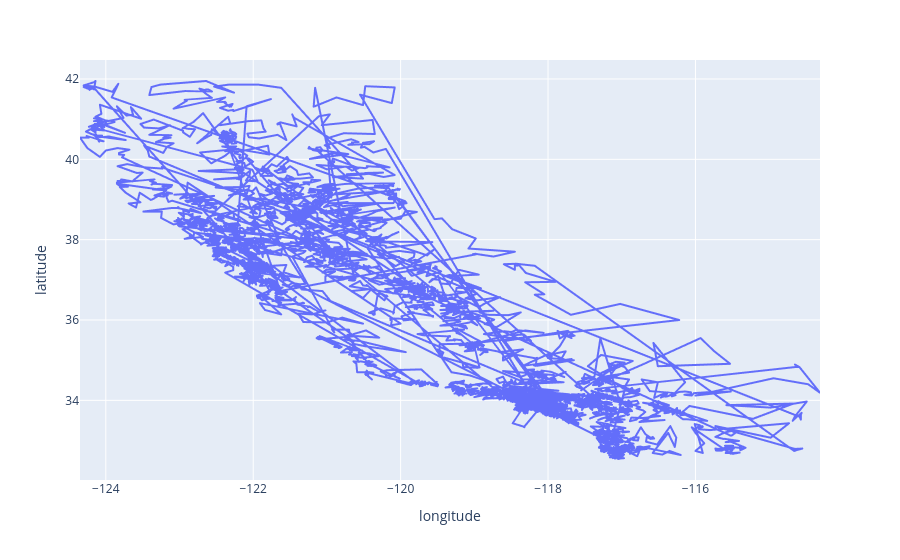

Notebook source saved alongside this figure:
### Code cell
px.line(data_frame = data , x = "longitude" , y = "latitude")

### Figure 1 — Plotly figure (JSON) as saved in the notebook; plotly's stock layout.template omitted (floating-point values rounded to 4 significant figures; data arrays with more than 128 entries replaced by an {"elided": "..."} marker saying what was removed)
{"data": [{"hovertemplate": "longitude=%{x}<br>latitude=%{y}<extra></extra>", "legendgroup": "", "line": {"color": "#636efa", "dash": "solid"}, "marker": {"symbol": "circle"}, "mode": "lines", "name": "", "showlegend": false, "type": "scattergl", "x": {"elided": "20640 float values"}, "xaxis": "x", "y": {"elided": "20640 float values"}, "yaxis": "y"}], "layout": {"legend": {"tracegroupgap": 0}, "margin": {"t": 60}, "xaxis": {"anchor": "y", "domain": [0, 1], "title": {"text": "longitude"}}, "yaxis": {"anchor": "x", "domain": [0, 1], "title": {"text": "latitude"}}}}
